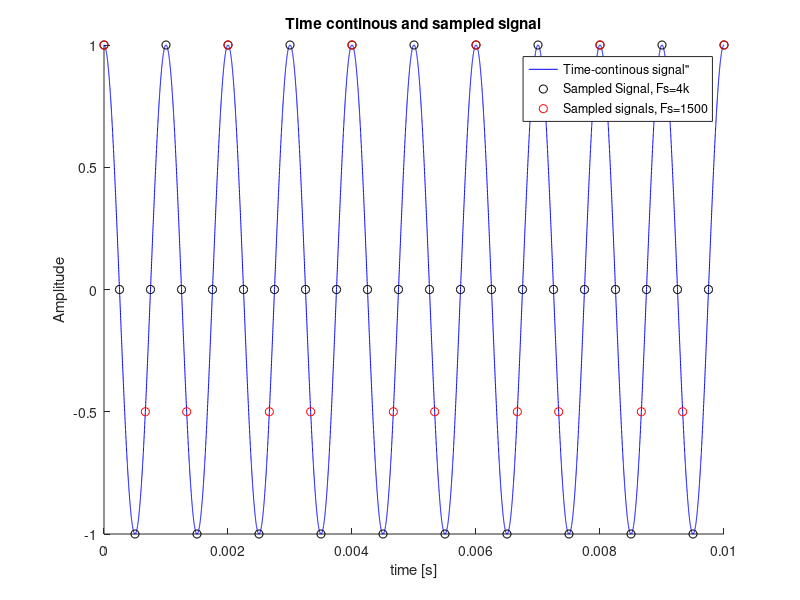

The MATLAB source for this figure:
clc; clear; close all;
%%
% Problem 4
% a)
% set time vector and frequency for "continous-time" sinusoid
tMax = 0.01;
t = 0:0.000001:tMax;
f = 1;
% set sampling rate
fs_4k = 4000;
fs_1k5 = 1500;
tSamp_4k = 0:1/fs_4k:tMax;
tSamp_1k5 = 0:1/fs_1k5:tMax;

% create continous and sampled signals
x_t = cos(2000*pi*f*t);
xSamp_4k = cos(2000*pi*f*tSamp_4k);
xSamp_1k5 = cos(2000*pi*f*tSamp_1k5);

figure(1);
hold on;
plot(t, x_t, 'b')
plot(tSamp_4k, xSamp_4k, 'ko')
plot(tSamp_1k5,xSamp_1k5, 'ro')
title('Time continous and sampled signal')
legend('Time-continous signal"', 'Sampled Signal, Fs=4k','Sampled signals, Fs=1500');
xlabel('time [s]')
ylabel('Amplitude')

%%
%b)
% Signal with Fs = 4000
fs = 4000; t = [0:1/fs:1-1/fs]; % 1-1/fs because the array starts at 0
x_4000 = cos(1000*2*pi*t);

% Signal with Fs = 1500
fs = 1500; t = 0:1/fs:1-1/fs;
x_1500 = cos(1000*2*pi*t);

sound(x_4000,4000);
pause(1);
sound(x_1500,1500);

% The two signals sound differently because of different sampling
% frequency. According to the sampling theorem, the sampling frequency
% must be at leas 2xoriginal frequency. If Fs is lower aliasing occurs.
% This is when the signal cannot be reconstructed and it becomes
% indistinquisable ( or aliases of one another).

minSamplingFrequency = 1000*2 % [Hz]
